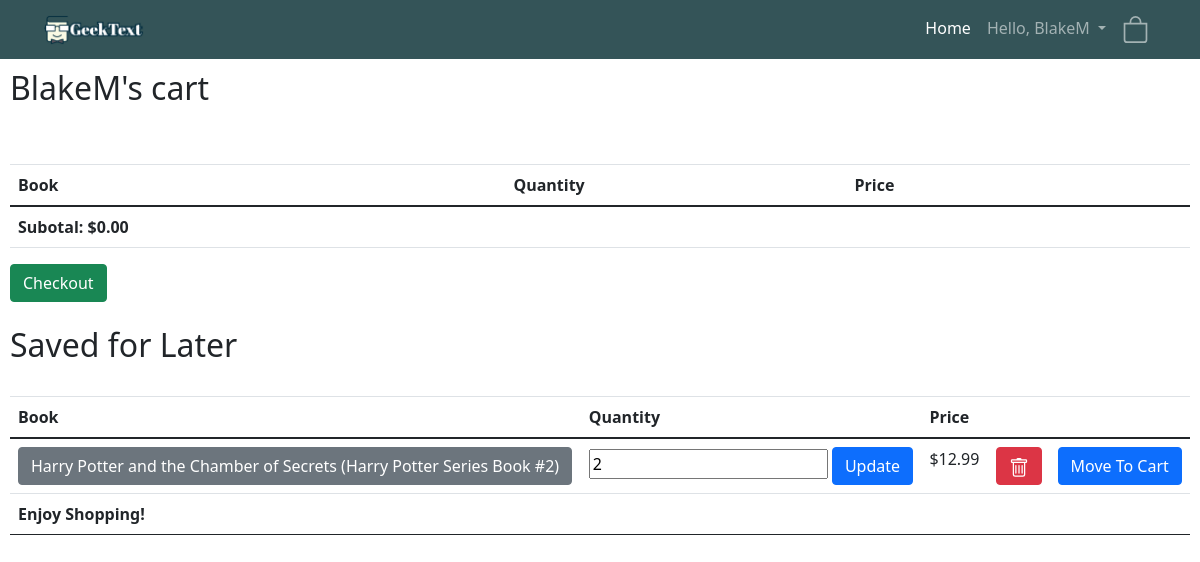
/ShoppingCart/ (signed in), run on the app's committed database.
### cart/models.py (models this page shows, shortened)
class ShoppingCart(models.Model):
    user = models.OneToOneField(User, on_delete=models.CASCADE, related_name="shoppingcart", null=True)
    def __str__(self):
        return str(self.user.username) + "'s cart"
    def subtotal(self):
        amount = 0.00
        for cartitem in self.shoppingcartitem_set.all():
            if not cartitem.savedforlater and not cartitem.ordered:
                amount = amount + float(cartitem.quantity * cartitem.book.price)
        return "%.2f" % amount

class ShoppingCartItem(models.Model):
    shoppingcart = models.ForeignKey(ShoppingCart, on_delete=models.CASCADE)
    book = models.ForeignKey(Book, on_delete=models.CASCADE)
    quantity = models.IntegerField()
    ordered = models.BooleanField(default=False)
    addedon = models.DateField(auto_now_add=True)
    purchasedby = models.DateField(auto_now=True)
    savedforlater = models.BooleanField(default=False)
    def __str__(self):
        return self.book.title

### bookdetails/models.py (models this page shows, shortened)
class Book(models.Model):
    authors = models.ManyToManyField(
        Author,
        related_name='booker',
    )
    GENRES = (
        ('Sci-fi', 'Sci-fi'),
        ('Fantasy', 'Fantasy'),
        ('Children', 'Children'),
        ('Non-fiction', 'Non-fiction'),
        ('Others', 'Others'),
    )
    cover = models.ImageField(upload_to='bookImages', default='bookImages/No_image.jpg')
    title = models.CharField(max_length=200)
    genre = models.CharField(max_length=200, default='other', choices=GENRES)
    price = models.DecimalField(max_digits=6, decimal_places=2, default=0.00)
    description = models.CharField(max_length=4000)
    publisher = models.CharField(max_length=200, default='Unknown')
    release_date = models.DateField(default='Unknown')
    bestseller = models.BooleanField(default=False)

### cart/views.py (the view)
# urls.py: path('', views.shoppingcartview, name='cart'),  # this connects to the
def shoppingcartview(response):
    userid = response.user.id
    cart = ShoppingCart.objects.get(id=userid)
    if cart == response.user.shoppingcart:
        total = cart.subtotal()
        return render(response, "cart/shoppingcart.html", {"cart": cart, "total": total})
    message = "You tried to access an unautharized shopping cart"
    return render(response, "onlinelibrary/home.html", {"message": message})

### cart/templates/cart/shoppingcart.html (shortened to what this page needs)
{%  extends 'onlinelibrary/base.html' %}
{% block content %}
    <h2>{{cart}}</h2>
    <br>
    <br>
    <table class="table">
        <thead>
            <th>Book</th>
            <th>Quantity</th>
            <th>Price</th>
            <th></th>
            <th></th>
        </thead>
        <tfoot>
            <tr>
                <td>
                    <strong>Subotal: ${{total}}</strong>
                </td>
                <td></td>
                <td></td>
                <td></td>
                <td></td>
            </tr>
        </tfoot>
    </table>
    <button type="button" class="btn btn-success" data-toggle="modal" data-target="#exampleModal">
      Checkout
    </button>
    <br>
    <br>
    <h2>Saved for Later</h2>
    <br>
    <table class="table">
        <thead>
            <th>Book</th>
            <th>Quantity</th>
            <th>Price</th>
            <th></th>
            <th></th>
        </thead>
        <tfoot>
            <tr>
                <td><strong>Enjoy Shopping!</strong></td>
                <td></td>
                <td></td>
                <td></td>
                <td></td>
            </tr>
        </tfoot>
        {% for item in cart.shoppingcartitem_set.all %}
            {% if item.savedforlater == True and item.ordered == False and item.quantity > 0 %}
                <tr>
                    <td>
                        <button onclick="window.location.href='http://127.0.0.1:8000/bookdetails/{{item.book.id}}';" type="button" class="btn btn btn-secondary">
                            {{ item }}
                         </button>
                    </td>
                    <td>
                        <form action="{% url 'updateqty' item.id%}" method="POST">
                            <input type="number", name="UpdateValue", min="1", width="1", value="{{item.quantity}}">
                            <button type="submit", name="Update", class="btn btn-primary">Update</button>
                        </form>
                    </td>
                    <td>
                        ${{ item.book.price }}
                    </td>
                    <td>
                        <button onclick="window.location.href='delete/{{item.id}}';" type="button" class="btn btn-danger">
                        </button>
                    </td>
                    <td>
                        <form action="{% url 'movetocart' item.id%}" method="POST">
                            <button type="submit", name="MoveToCart", class="btn btn-primary", value="moveToCart">Move To Cart</button>
                        </form>
                    </td>
                </tr>
            {% endif %}
        {% endfor %}
    </table>
    <br>
    <br>
    <br>
    <br>
{%  endblock %}

### onlinelibrary/templates/onlinelibrary/base.html (shortened to what this page needs)
<!DOCTYPE html>
<html lang="en">
<head>
    <link rel="stylesheet" href="https://stackpath.bootstrapcdn.com/bootstrap/4.3.1/css/bootstrap.min.css"
>
    <link href="https://cdn.jsdelivr.net/npm/bootstrap@5.0.0-beta2/dist/css/bootstrap.min.css" rel="stylesheet"
>
  </head>
    {% load static %}
    <link rel="stylesheet" type="text/css" href="{% static 'onlinelibrary/style.css' %}">
</head>
<body>
<nav class="navbar navbar-expand-lg navbar-dark navbar-custom">
    {% if user.is_authenticated %}
    <div class="container-fluid">
        <div class="col">
            <a class="navbar-brand" href="/browse"><img src="/media/bookImages/retry.png" alt="logo" height="75%"
                                                  width="30%"></a>
        </div>
        <div class="col">
            <div class="collapse navbar-collapse" id="navbarNavDropdown">
                <ul class="navbar-nav ml-auto">
                    <li class="nav-item">
                        <a class="nav-link active" aria-current="page" href="/browse">Home</a>
                    </li>
                    <li class="nav-item dropdown">
                        <a class="nav-link dropdown-toggle" href="#" id="navbarDropdownMenuLink" role="button"
                           data-bs-toggle="dropdown" aria-expanded="false">
                            Hello, {{user.username}}
                        </a>
                    </li>
                    <li class="nav-item">
                        <a class="nav-link" href="/ShoppingCart">
                            <svg xmlns="http://www.w3.org/2000/svg" width="27" height="27" fill="currentColor"
                                 class="bi bi-bag"
                                 viewBox="0 0 16 16">
                                <path d="M8 1a2.5 2.5 0 0 1 2.5 2.5V4h-5v-.5A2.5 2.5 0 0 1 8 1zm3.5 3v-.5a3.5 3.5 0 1 0-7 0V4H1v10a2 2 0 0 0 2 2h10a2 2 0 0 0 2-2V4h-3.5zM2 5h12v9a1 1 0 0 1-1 1H3a1 1 0 0 1-1-1V5z"/>
                            </svg>
                        </a>
                    </li>
                </ul>
            </div>
            {% endif %}
        </div>
    </div>
</nav>
<div id="content" , name="content" , class="main">
        {% block content %}
        {% endblock %}
</div>
</body>
</html>

### onlinelibrary/static/onlinelibrary/style.css (style rules this page uses)
.main { margin: 10px; }
.navbar-custom { background-color:#68836a; }

### onlinelibrary/templates/onlinelibrary/base.html (style rules this page uses)
.navbar-custom { background-color:#345458; }

### data on the page
ShoppingCart: user.username "BlakeM's cart"
ShoppingCartItem: book.title "Harry Potter and the Chamber of Secrets (Harry Potter Series Book #2)", UpdateValue "2", book.price "12.99"

### other printed values
{{ user.username }} "BlakeM"
{{ total }} "0.00"
